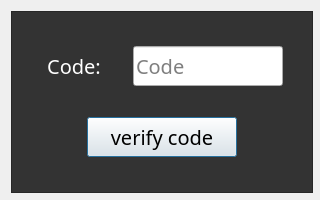
<?xml version="1.0" encoding="UTF-8"?>
<ui version="4.0">
 <class>Verification</class>
 <widget class="QDialog" name="Verification">
  <property name="geometry">
   <rect>
    <x>0</x>
    <y>0</y>
    <width>320</width>
    <height>200</height>
   </rect>
  </property>
  <property name="minimumSize">
   <size>
    <width>320</width>
    <height>200</height>
   </size>
  </property>
  <property name="maximumSize">
   <size>
    <width>320</width>
    <height>240</height>
   </size>
  </property>
  <property name="windowTitle">
   <string>Dialog</string>
  </property>
  <property name="styleSheet">
   <string notr="true">*{
	font-family:century gothic;
	font-size:20px;
}
QFrame{
	background:#333
}</string>
  </property>
  <layout class="QGridLayout" name="gridLayout">
   <item row="0" column="0">
    <widget class="QFrame" name="frame">
     <property name="minimumSize">
      <size>
       <width>302</width>
       <height>182</height>
      </size>
     </property>
     <property name="maximumSize">
      <size>
       <width>302</width>
       <height>182</height>
      </size>
     </property>
     <property name="frameShape">
      <enum>QFrame::StyledPanel</enum>
     </property>
     <property name="frameShadow">
      <enum>QFrame::Raised</enum>
     </property>
     <layout class="QVBoxLayout" name="verticalLayout">
      <item>
       <layout class="QHBoxLayout" name="horizontalLayout">
        <item>
         <widget class="QLabel" name="label">
          <property name="minimumSize">
           <size>
            <width>70</width>
            <height>40</height>
           </size>
          </property>
          <property name="maximumSize">
           <size>
            <width>70</width>
            <height>40</height>
           </size>
          </property>
          <property name="text">
           <string>&lt;html&gt;&lt;head/&gt;&lt;body&gt;&lt;p align=&quot;center&quot;&gt;&lt;span style=&quot; font-size:15pt; color:#ffffff;&quot;&gt;Code:&lt;/span&gt;&lt;/p&gt;&lt;/body&gt;&lt;/html&gt;</string>
          </property>
         </widget>
        </item>
        <item>
         <widget class="QLineEdit" name="lineEdit">
          <property name="minimumSize">
           <size>
            <width>150</width>
            <height>40</height>
           </size>
          </property>
          <property name="maximumSize">
           <size>
            <width>150</width>
            <height>40</height>
           </size>
          </property>
          <property name="placeholderText">
           <string>Code</string>
          </property>
         </widget>
        </item>
       </layout>
      </item>
      <item alignment="Qt::AlignHCenter">
       <widget class="QPushButton" name="verifyCodeButton">
        <property name="minimumSize">
         <size>
          <width>150</width>
          <height>40</height>
         </size>
        </property>
        <property name="maximumSize">
         <size>
          <width>150</width>
          <height>40</height>
         </size>
        </property>
        <property name="text">
         <string>verify code</string>
        </property>
       </widget>
      </item>
     </layout>
    </widget>
   </item>
  </layout>
 </widget>
 <resources/>
 <connections/>
</ui>
